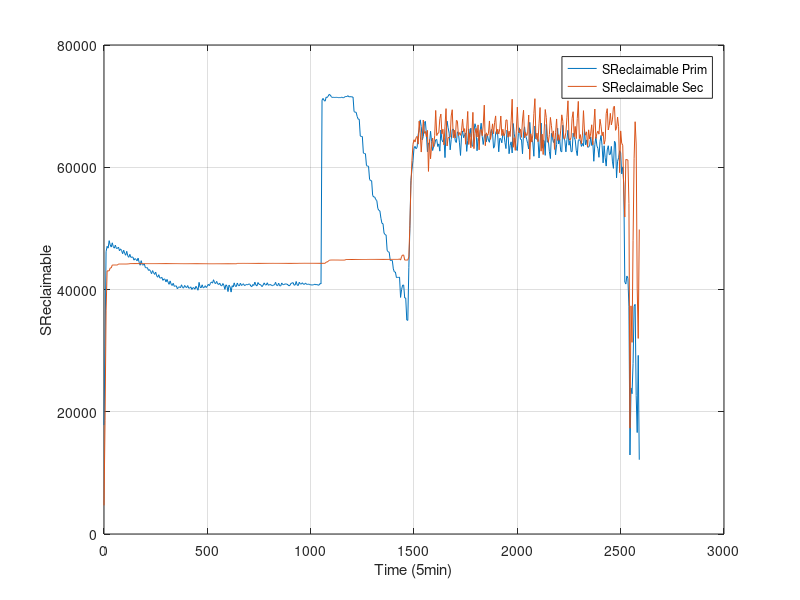

MATLAB code for this plot:
#! /usr/bin/octave -qf
fig = figure;
data = dlmread("finput.txt"," ");
data_sec = dlmread("finput_sec.txt"," ");
size(data);
size(data_sec);
set(fig, "visible", "off");

time =  data(:,1);
MemTotal =  data(:,2);
MemFree =  data(:,3);
Buffers =  data(:,4);
Cached =  data(:,5);
SwapCached =  data(:,6);
Active =  data(:,7);
Inactive =  data(:,8);
SwapTotal =  data(:,9);
SwapFree =  data(:,10);
Dirty =  data(:,11);
Writeback =  data(:,12);
AnonPages =  data(:,13);
Mapped =  data(:,14);
Slab =  data(:,15);
SReclaimable =  data(:,16);
SUnreclaim =  data(:,17);
PageTables =  data(:,18);
NFS_Unstable =  data(:,19);
Bounce =  data(:,20);
WritebackTmp =  data(:,21);
CommitLimit =  data(:,22);
Committed_AS =  data(:,23);
VmallocTotal =  data(:,24);
VmallocUsed =  data(:,25);
VmallocChunk =  data(:,26);

time_sec =  data_sec(:,1);
MemTotal_sec =  data_sec(:,2);
MemFree_sec =  data_sec(:,3);
Buffers_sec =  data_sec(:,4);
Cached_sec =  data_sec(:,5);
SwapCached_sec =  data_sec(:,6);
Active_sec =  data_sec(:,7);
Inactive_sec =  data_sec(:,8);
SwapTotal_sec =  data_sec(:,9);
SwapFree_sec =  data_sec(:,10);
Dirty_sec =  data_sec(:,11);
Writeback_sec =  data_sec(:,12);
AnonPages_sec =  data_sec(:,13);
Mapped_sec =  data_sec(:,14);
Slab_sec =  data_sec(:,15);
SReclaimable_sec =  data_sec(:,16);
SUnreclaim_sec =  data_sec(:,17);
PageTables_sec =  data_sec(:,18);
NFS_Unstable_sec =  data_sec(:,19);
Bounce_sec =  data_sec(:,20);
WritebackTmp_sec =  data_sec(:,21);
CommitLimit_sec =  data_sec(:,22);
Committed_AS_sec =  data_sec(:,23);
VmallocTotal_sec =  data_sec(:,24);
VmallocUsed_sec =  data_sec(:,25);
VmallocChunk_sec =  data_sec(:,26);


plot(time,SReclaimable,";SReclaimable Prim;",time,SReclaimable_sec,";SReclaimable Sec;"), grid

xlabel("Time (5min)");
ylabel("SReclaimable");
print("SReclaimable.png", "-dpng");
